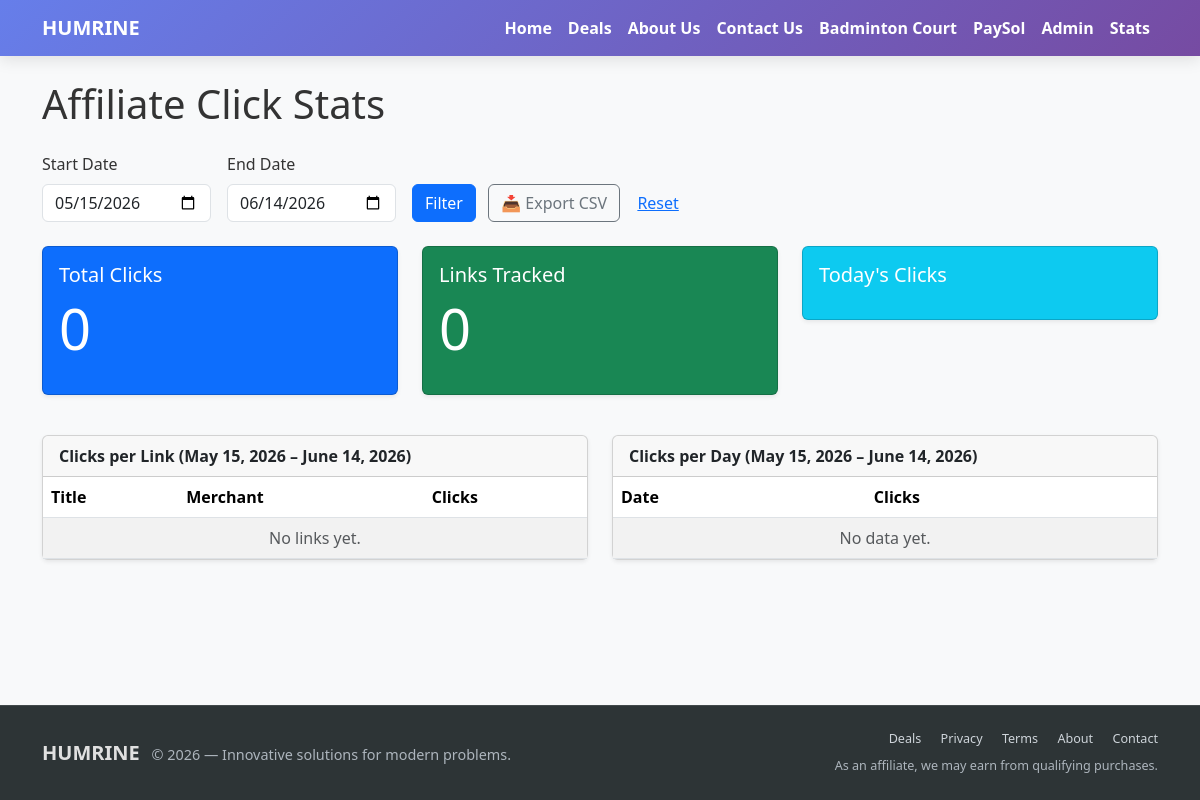
The page /stats/ (signed in) on the database as committed earlier.
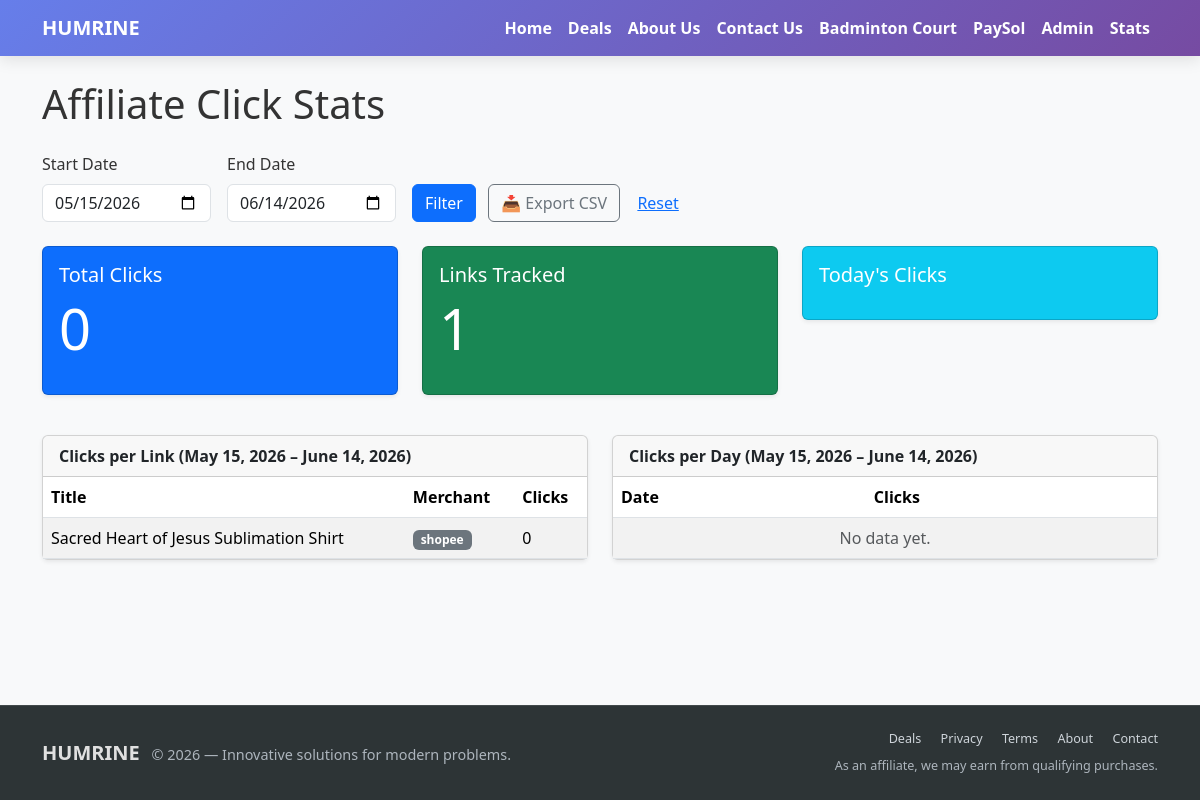
The same page on the database as committed later.
### affiliate/models.py (models this page shows, shortened)
class TrackedAffiliateLink(models.Model):
    original_url = models.URLField(max_length=2000)
    slug = models.SlugField(unique=True, max_length=100)
    title = models.CharField(max_length=255, blank=True)
    merchant = models.CharField(
        max_length=50,
        choices=[
            ('lazada', 'Lazada'),
            ('shopee', 'Shopee'),
            ('involve', 'Involve Asia'),
            ('other', 'Other'),
        ],
        default='other',
    )
    description = models.TextField(blank=True)
    image_url = models.URLField(blank=True, max_length=2000)
    price = models.DecimalField(max_digits=10, decimal_places=2, null=True, blank=True)
    created_at = models.DateTimeField(auto_now_add=True)

### affiliate/views.py (the view, shortened to what this page needs)
# urls.py: path('stats/', views.affiliate_stats, name='affiliate_stats'),
@staff_member_required
def affiliate_stats(request):
    start_str = request.GET.get('start_date', '')
    end_str = request.GET.get('end_date', '')
    export_csv = request.GET.get('export', '') == 'csv'
    if start_str and end_str:
        try:
            start_date = datetime.strptime(start_str, '%Y-%m-%d').date()
            end_date = datetime.strptime(end_str, '%Y-%m-%d').date()
        except ValueError:
            start_date = date.today() - timedelta(days=30)
            end_date = date.today()
    else:
        start_date = date.today() - timedelta(days=30)
        end_date = date.today()
    clicks_in_range = AffiliateClick.objects.filter(
        clicked_at__date__gte=start_date,
        clicked_at__date__lte=end_date,
    )
    clicks_per_link = TrackedAffiliateLink.objects.annotate(
        click_count=Count('clicks', filter=Q(clicks__in=clicks_in_range))
    ).order_by('-click_count')
    clicks_per_day = (
        clicks_in_range
        .annotate(day=TruncDate('clicked_at'))
        .values('day')
        .annotate(count=Count('id'))
        .order_by('-day')
    )
    context = {
        'clicks_per_link': clicks_per_link,
        'clicks_per_day': clicks_per_day,
        'total_clicks': clicks_in_range.count(),
        'today': date.today(),
        'start_date': start_date,
        'end_date': end_date,
    }
    return render(request, 'affiliate/stats.html', context)

### affiliate/templates/affiliate/stats.html (shortened to what the changed rows need)
{% extends "base.html" %}
{% block content %}
<div class="container py-4">
    <h1 class="mb-4">Affiliate Click Stats</h1>
    <div class="row mb-4">
        <div class="col-md-4">
            <div class="card text-white bg-success mb-3 shadow-sm">
                <div class="card-body">
                    <h5 class="card-title">Links Tracked</h5>
                    <p class="display-4">{{ clicks_per_link|length }}</p>
                </div>
            </div>
        </div>
    </div>
    <div class="row">
        <div class="col-md-6 mb-4">
            <div class="card shadow-sm">
                <div class="card-body p-0">
                    <table class="table table-striped mb-0">
                        <thead>
                            <tr>
                                <th>Title</th>
                                <th>Merchant</th>
                                <th>Clicks</th>
                            </tr>
                        </thead>
                        <tbody>
                            {% for link in clicks_per_link %}
                                <tr>
                                    <td>{{ link.title|default:link.slug }}</td>
                                    <td><span class="badge bg-secondary">{{ link.merchant }}</span></td>
                                    <td>{{ link.click_count }}</td>
                                </tr>
                            {% empty %}
                                <tr><td colspan="3" class="text-center text-muted">No links yet.</td></tr>
                            {% endfor %}
                        </tbody>
                    </table>
                </div>
            </div>
        </div>
        <div class="col-md-6 mb-4">
            <div class="card shadow-sm">
                <div class="card-body p-0">
                    <table class="table table-striped mb-0">
                        <thead>
                            <tr>
                                <th>Date</th>
                                <th>Clicks</th>
                            </tr>
                        </thead>
                    </table>
                </div>
            </div>
        </div>
    </div>
</div>
{% endblock %}

Rows that differ between the two databases and show on the page:
added TrackedAffiliateLink: title "Sacred Heart of Jesus Sublimation Shirt", merchant "shopee", click_count "0"
Other text that changed with them:
{{ clicks_per_link|length }}: "0" → "1"
text no longer shown: "No links yet."
